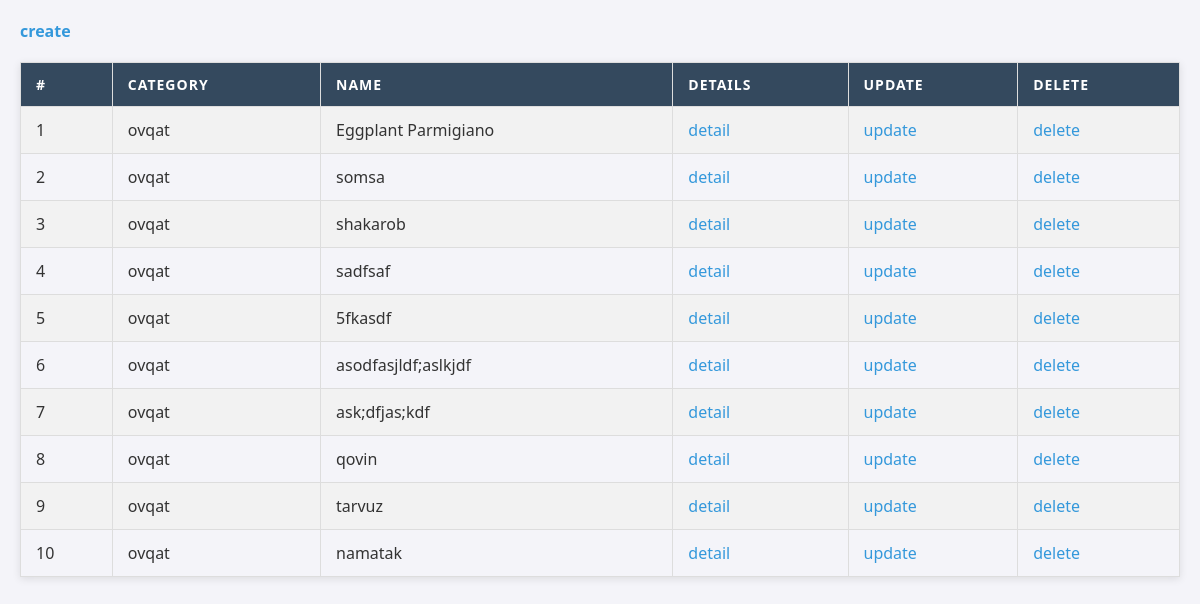
/main/back-office/product/list, run on an earlier commit of the app's database.
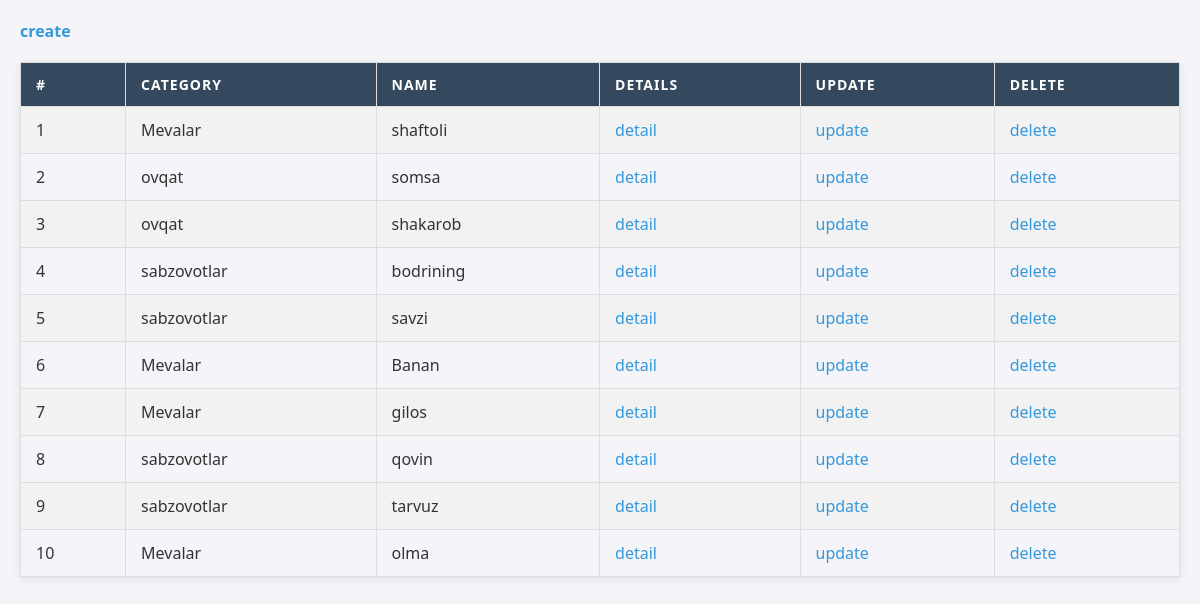
And on a later commit of the database.
### Goods/models.py (models this page shows, shortened)
class Product(models.Model):
    name = models.CharField(max_length=255)
    quantity = models.PositiveIntegerField(default=1)
    price = models.DecimalField(max_digits=8, decimal_places=2)
    category = models.ForeignKey(Category, on_delete=models.CASCADE, related_name='products')
    description = models.TextField()

class Category(models.Model):
    name = models.CharField(max_length=255)
    title = models.TextField()
    img = models.ImageField(upload_to='category_img')

### Goods/back-office/product/views.py (the view)
# urls.py: path('list', views.listProduct, name='listProduct'),
def listProduct(request):
    queryset = models.Product.objects.all()
    context = {}
    context['queryset'] = queryset
    return render(request, 'back-office/product/list.html',context)

### templates/back-office/product/list.html (shortened to what this page needs)
<!DOCTYPE html>
{% load static %}
<html lang="en">
<head>
    <link rel="stylesheet" href="{% static 'assets/css/productList.css' %}">
</head>
<body>
    <a href="{% url 'createProduct' %}">create</a>
    <table>
        <tr>
            <th>#</th>
            <th>category</th>
            <th>name</th>
            <th>Details</th>
            <th>Update</th>
            <th>Delete</th>
        </tr>
        {% for product in queryset %}
        <tr>
            <td>{{forloop.counter}}</td>
            <td>{{product.category.name}}</td>
            <td>{{product.name}}</td>
            <td><a href="{% url 'detailProduct' product.id %}">detail</a></td>
            <td><a href="{% url 'updateProduct' product.id %}">update</a></td>
            <td><a href="{% url 'deleteProduct' product.id %}">delete</a></td>
        </tr>
        {% endfor %}
    </table>
</body>
</html>

What changed in the data, as far as the page shows it:
removed Product: category.name "ovqat", name "Eggplant Parmigiano"
removed Product: category.name "ovqat", name "sadfsaf"
removed Product: category.name "ovqat", name "5fkasdf"
removed Product: category.name "ovqat", name "asodfasjldf;aslkjdf"
removed Product: category.name "ovqat", name "ask;dfjas;kdf"
removed Product: category.name "ovqat", name "namatak"
added Product: category.name "Mevalar", name "shaftoli"
added Product: category.name "sabzovotlar", name "bodrining"
added Product: category.name "sabzovotlar", name "savzi"
added Product: category.name "Mevalar", name "Banan"
added Product: category.name "Mevalar", name "gilos"
changed Product "qovin": category.name "ovqat" → "sabzovotlar"
changed Product "tarvuz": category.name "ovqat" → "sabzovotlar"
added Product: category.name "Mevalar", name "olma"
